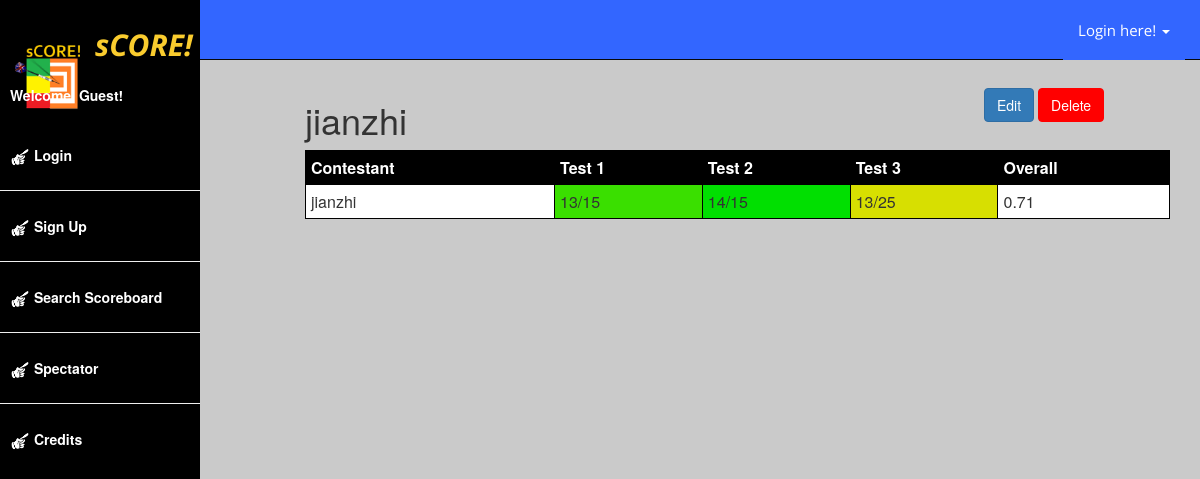
/participants/1, run on the app's committed database.
### scoreboard/models.py (models this page shows, shortened)
class Student(models.Model):
    name = models.CharField(max_length = 255)
    score = models.ManyToManyField('Score', related_name="student", null=True, blank=True)

class Score(models.Model):
    numerator = models.IntegerField()
    column = models.ForeignKey(Column, blank=True, null=True)

class Column(models.Model):
    header = models.CharField(max_length = 255)
    color = models.CharField(max_length=50, default = "yellow")
    fontcolor = models.CharField(max_length=50, default = "black")
    weight = models.FloatField(null = True, blank = True)
    denominator = models.IntegerField()

### scoreboard/views.py (the view)
# urls.py: url(r'^participants/(?P<pk>\d+)$', views.StudentDetail.as_view(), name = 'student_detail'),
class StudentDetail(DetailView):
    model = Student
    def dispatch(self, *args, **kwargs):
        return super(StudentDetail, self).dispatch(*args, **kwargs)
    def get_context_data(self, **kwargs):
        context = super(StudentDetail, self).get_context_data(**kwargs)
        if self.request.user.is_authenticated():
            context['curruser'] = UserProfile.objects.get(user=self.request.user)
        return context

### scoreboard/templates/scoreboard/student_detail.html (shortened to what this page needs)
{%extends 'scoreboard/base.html'%}
{% load bootstrap3 %}
{%block content%}
    <div class="detail-scoreboard">
        <h1>{{object.name}}</h1>
        <table id = "t01" style="width:100%">
            <thead>
                <tr>
                    <th>Contestant</th>
                    {% for sco in object.score.all %}
                        <th>{{sco.column.header}}</th>
                    {%endfor%}
                    <th>Overall</th>
                </tr>
            </thead>
            <tbody>
                <tr>
                    <td>{{object.name}}</td>
                    {% for sco in object.score.all %}
                        <td class = "Cell" bgcolor="#00CC00">{{sco.numerator}}/{{sco.column.denominator}}</td>
                    {%endfor%}
                    <td class = "weight"></td>
                </tr>
            </tbody>
        </table>
    </div>
    <div id = "editdelete">
        {% buttons %}
            <a href="/participants/{{object.id}}/edit">
                <button type="submit" class="btn btn-primary">
                    Edit  {% bootstrap_icon "log-in" %}
                </button>
            </a>
            <a href="/participants/{{object.id}}/delete">
                <button type="submit" class="btn btn-primary" style = "background-color:red; border-color:red">
                    Delete  {% bootstrap_icon "log-in" %}
                </button>
            </a>
        {% endbuttons %}
    </div>
{%endblock%}

### scoreboard/static/scoreboard/style.css (style rules this page uses)
* { box-sizing:border-box; }
body { background:url(media/little_pluses.png) #cacaca; margin:30px; }
a:link { text-decoration: None; }
.detail-scoreboard { padding-left:275px; margin-top:100px; }
#editdelete { position: absolute; top:11%; left:82%; }
table { width:100%; }
table, th, td { border: 1px solid black; border-collapse: collapse; }
th, td { padding: 5px; text-align: left; }
table#t01 tr:nth-child(odd) { background-color:#fff; }
table#t01 th { background-color: black; color: white; }

### data on the page
Student: name "jianzhi"
Score: column.header "Test 1", numerator "13", column.denominator "15"
Score: column.header "Test 2", numerator "14", column.denominator "15"
Score: column.header "Test 3", numerator "13", column.denominator "25"
